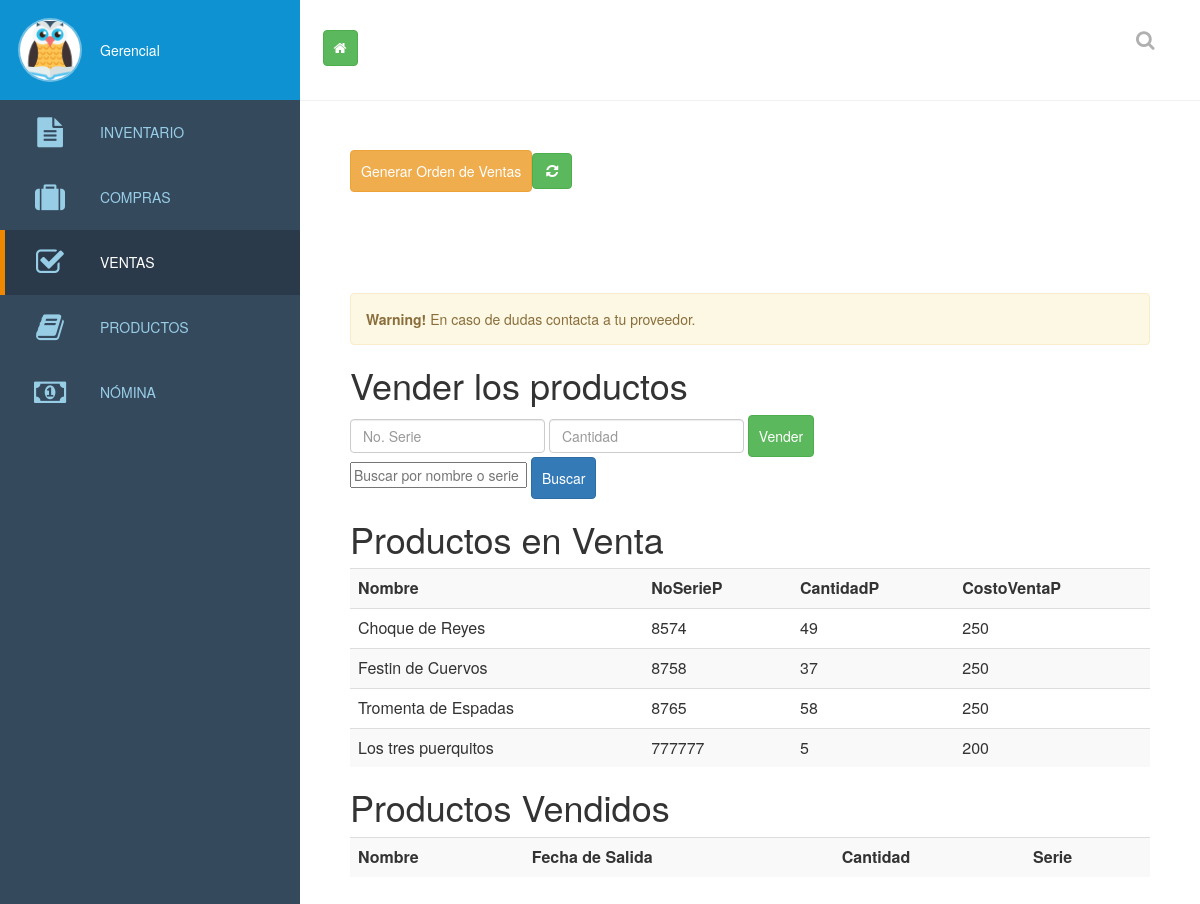
Page /ventas.php on the committed database.
### tables this page shows
CREATE TABLE IF NOT EXISTS `productos` (
  `Id_p` int(11) NOT NULL,
  `NombreP` varchar(50) NOT NULL,
  `NoSerieP` int(10) NOT NULL,
  `CantidadP` int(10) NOT NULL,
  `CostoVentaP` decimal(10,0) NOT NULL,
  `CostoCompraP` decimal(10,0) NOT NULL,
  `FechaIngreso` date NOT NULL,
  `FechaSalidaP` date NOT NULL
);

### ventas.php (the view, shortened to what this page needs)
<html >
<head>
  <link rel='stylesheet prefetch' href='http://cdnjs.cloudflare.com/ajax/libs/font-awesome/4.1.0/css/font-awesome.min.css'>
  <link rel="stylesheet"; href="https://unpkg.com/ng-table@2.0.2/bundles/ng-table.min.css">
    <link rel="stylesheet" href="lib/bootstrap/css/bootstrap.min.css">
        <link rel="stylesheet" href="css/style.css">
    <link rel="stylesheet" href="css/sweetalert.css">
    <link rel="stylesheet" href="bootstrap/css/">
</head>
  <body>
<header id="main-header">
  <nav id="sidenav">
    <div id="sidenav-header">
      <div id="profile-picture">
      	<img src="img/owl.png"/>
      </div>
      <a href="#" id="profile-link"> Gerencial</a>
    </div>
    <div id="account-actions">
    <a href="index.php" ><button class="btn btn-success" title="Regresar al incio"><i class="fa fa-home"></i></button></a>
    </div>
        <ul id="main-nav">
      <li>
        <a href="inventario.php">
          <i class="fa fa-file-text"></i>
        Inventario
        </a>
      </li>
      <li>
        <a href="compras.php">
          <i class="fa fa-suitcase"></i>
          Compras
        </a>
      </li>
      <li class="active">
        <a href="ventas.php">
          <i class="fa fa-check-square-o"></i>
        Ventas
        </a>
      </li>
      <li >
        <a href="productos.php">
          <i class="fa fa-book"></i>
          Productos
        </a>
      </li>
        <li>
        <a href="empleado.php">
          <i class="fa fa-money"></i>
          Nómina
        </a>
      </li>
    </ul>
  </nav>
  <form id="admin-search">
    <label for="search-field" id="search-label" title="Search"><i class="fa fa-search"></i></label>
  </form>
  <div id="header_logo">
  </div>
</header>
<section id="content">
  <header id="content-header">
      <table>
          <tr>
              <td>
  <form action="pdfventas.php" method="post">
      <button type="submit" class="btn btn-warning" data-toggle="tooltip" data-placement="top" title="Relizar orden de ventas" HSPACE="10" VSPACE="10">Generar Orden de Ventas </button>
</form></td>
              <td>
 <button onClick="document.location.reload();" type="submit" class="btn btn-success" data-toggle="tooltip" data-placement="top" title="Click Actualizar Datos" HSPACE="10" VSPACE="10"><i class="fa fa-refresh fa-spin  fa-fw"></i>
<span class="sr-only">Loading...</span></button>
                  </td>
              </tr>
</table>
  </header>
      <div class="alert alert-warning" role="alert">
  <strong>Warning!</strong> En caso de dudas contacta a tu proveedor.
</div>
    <h1>Vender los productos</h1>
     <form  action="vender.php" METHOD="POST" name="form" class="form-inline">
      <input type="text" class="form-control" placeholder="No. Serie"  name="id" required>
      <input type="text" class="form-control" placeholder="Cantidad"  name="cantidad" required>
      <input type="submit" class="btn btn-success"  value="Vender" >
    </form>
 <form method="POST" action="busquedaVenta.php" onSubmit="return validarForm(this)">
     <input type="text" placeholder="Buscar por nombre o serie" name="palabra">
     <input type="submit" value="Buscar" name="buscar" class="btn btn-primary">
 </form>
  <h1>Productos en Venta</h1>
<?php
include('conexion1.php');
$query=" SELECT * FROM productos";
$result=mysql_query($query,$bdconectada)or die ("Problemas".mysql_error());
ECHO "<table class='table table-striped'><th align='center'>Nombre</th><th align='center'>NoSerieP</th><th align='center'>CantidadP</th><th align='center'>CostoVentaP</th>";
while (($fila = mysql_fetch_array($result, MYSQLI_ASSOC)) == TRUE){
	ECHO "<tr>";
        ECHO " <TD >".$fila["NombreP"]."</TD>";
		ECHO " <TD >".$fila["NoSerieP"]."</TD>";
		ECHO " <TD >".$fila["CantidadP"]."</TD>";
        ECHO " <TD >".$fila["CostoVentaP"]."</TD>";
  ECHO"</tr>";
}
ECHO "</table>";
?>
      <h1>Productos Vendidos</h1>
      <?php
ECHO "<table class='table table-striped'><th align='center'>Nombre</th><th align='center'>Fecha de Salida</th><th align='center'>Cantidad</th><th>Serie</th>";
ECHO "</table>";
?>
      </section>
</body>
</html>

### css/style.css (style rules this page uses)
* { box-sizing:border-box; -webkit-transition:.4s ease-in-out; font-family:Helvetica Neue, Helvetica,Arial,Verdana,sans-serif; margin:0; }
html,body { height:100%; min-height:100%; }
body { background:#fff; }
#main-header { position:fixed; height:100px; top:0; left:300px; right:0; box-shadow:0 1px 0 #f1f1f1; background-color:rgba(255,255,255,.95); z-index:1; }
#header_logo { margin:20px auto; width:60px; height:60px; overflow:hidden; text-indent:-5000px; position:relative; z-index:0; opacity:1; }
#admin-search { position:absolute; height:99px; line-height:100px; right:20px; top:0; text-align:right; z-index:0; }
#search-label { display:block; position:absolute; text-align:center; line-height:40px; width:40px; height:40px; left:-40px; top:30px; color:#b0b0b0; font-size:20px; cursor:pointer; background:transparent; }
#sidenav { position:fixed; min-width:300px; height:100%; background-color:#35495d; left:0; top:0; z-index:1; }
#sidenav-header { height:100px; line-height:60px; width:100%; background-color:#0f92d1; padding:20px 20px 20px 100px; position:relative; }
#profile-picture { height:60px; width:60px; background-color:white; display:block; position:absolute; top:20px; left:20px; border-radius: 30px; overflow:hidden; box-shadow:0 0 0 2px rgba(255,255,255,.4); }
#profile-picture img { width:100%; height:100%; }
#profile-link { text-decoration:none; color:white; }
#account-actions { height:100px; width:180px; padding:30px 0 0 20px; position:absolute; left:100%; top:0; }
#account-actions a { display:block; position:relative; height:40px; line-height:40px; text-align:center; font-size:20px; color:#b0b0b0; width:40px; float:left; overflow:visible; }
#account-actions a:after { content:attr(data-title); display:block; width:100px; height:0px; text-align:center; position:absolute; left:-30px; font-size:12px; bottom:9px; opacity:0; -webkit-transition:.25s ease-in-out; }
#content { padding:150px 50px 50px 350px; }
#main-nav { list-style-type:none; padding:0; margin:0; position:absolute; width:100%; top:100px; bottom:0px; overflow:auto; }
#main-nav li { padding:0; margin:0; }
#main-nav li a { display:block; padding:0 20px 0 100px; text-decoration:none; color:#98cde6; position:relative; text-transform:uppercase; font-weight:200; line-height:65px; }
#main-nav li.active a { background:rgba(0,0,0,.2); color:white; box-shadow:inset 5px 0 0 #ef8700; }
#main-nav li a .fa { font-size:30px; position:absolute; width:60px; height:65px; line-height:65px; text-align:center; left:20px; }
#main-nav li.active a .fa { color:#98cde6; }
#content-header { width:calc(100% + 100px); height:193px; margin:-50px 0 0 -50px; background:white; padding:50px; }

### ventas.php (style rules this page uses)
.btn { padding: 10px; }

### rows in the picture
productos: NombreP "Choque de Reyes", NoSerieP "8574", CantidadP "49", CostoVentaP "250"
productos: NombreP "Festin de Cuervos", NoSerieP "8758", CantidadP "37", CostoVentaP "250"
productos: NombreP "Tromenta de Espadas", NoSerieP "8765", CantidadP "58", CostoVentaP "250"
productos: NombreP "Los tres puerquitos", NoSerieP "777777", CantidadP "5", CostoVentaP "200"
